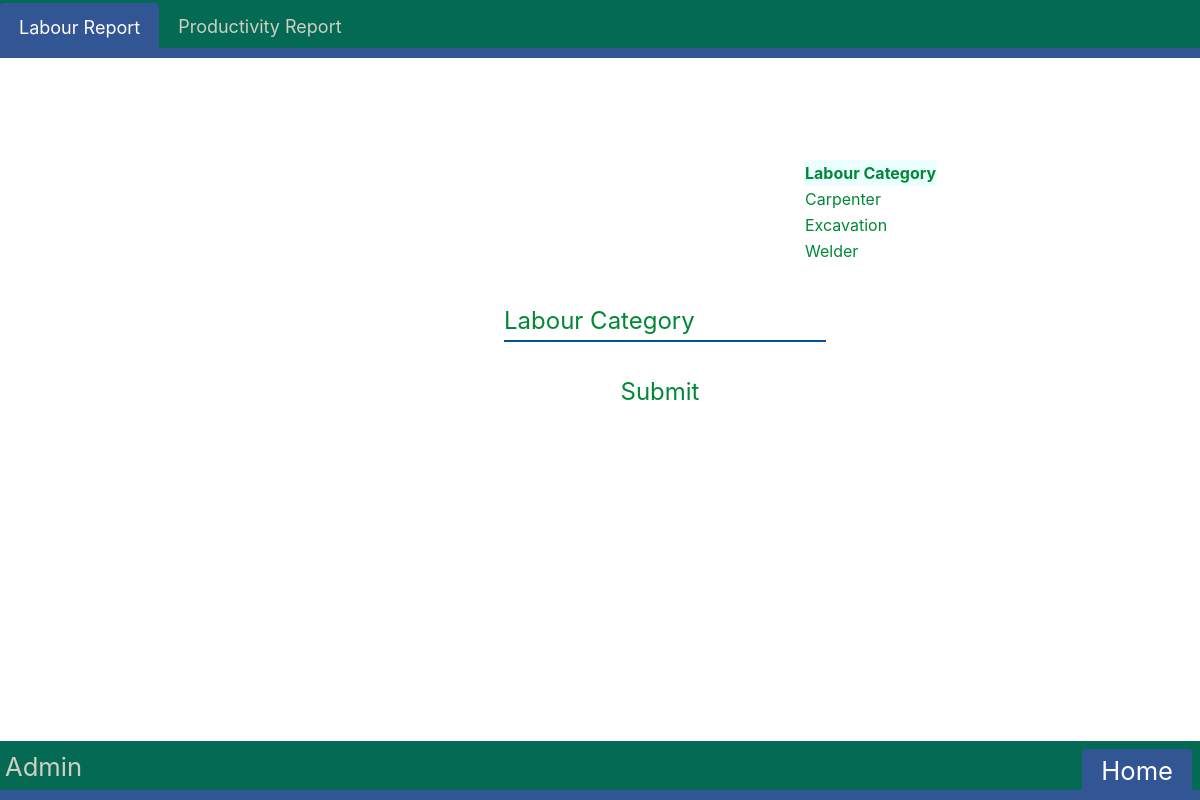
The app's page /AddLabours/ (signed in), older data.
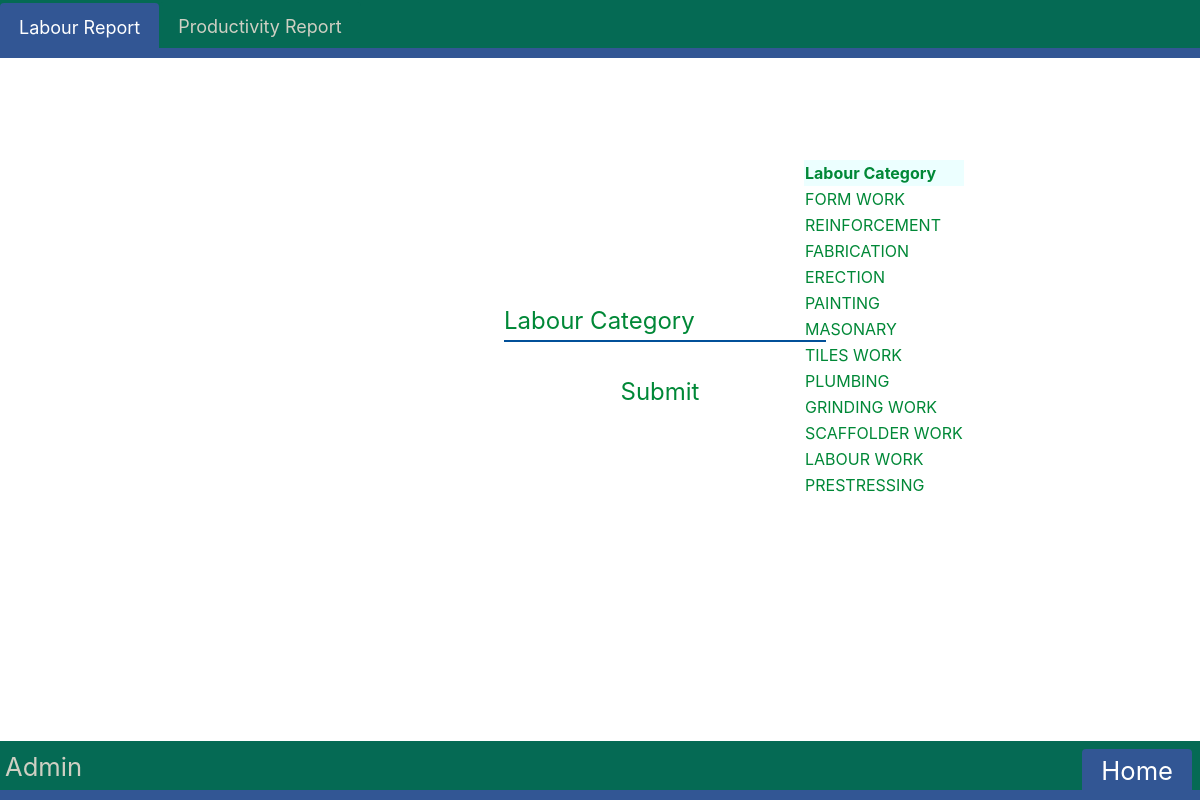
The same page, newer data.
### LabourReport/models.py (models this page shows, shortened)
class AddLabour(models.Model):
    LabourCategory=models.CharField(max_length=200, null=True)

### LabourReport/decorators.py (the view)
        def wrapper_func(request, *args, **kwargs):
            group = None
            if request.user.groups.exists():
                group = request.user.groups.all()[0].name
            if group in allowed_roles:
                return view_func(request, *args, **kwargs)
            else:
                return HttpResponse('You are not authorized to view this page')

### LabourReport/forms.py
class Add_Labour(ModelForm):
    class Meta:
        model = AddLabour
        fields = '__all__'

### LabourReport/views.py (called while the page is built)
@login_required(login_url='Login')
@allowed_users(allowed_roles=['Admin'])
def AddLabours(request):
    form=Add_Labour()
    labour_data = AddLabour.objects.all()
    if request.method == 'POST':
        form=Add_Labour(request.POST)
        if form.is_valid():
            form.save()
            return redirect('ShowLabours')
    return render(request,'LabourReport/Admin/Labour.html',{'form':form,'labour_data':labour_data})

### LabourReport/templates/LabourReport/Admin/Labour.html (shortened to what this page needs)
{% extends 'LabourReport/NavbarLR.html' %}
{% load static %}
{% block css %}
<link rel="stylesheet" href="{% static '/css/Admin/Labour.css' %}">
{% endblock %}
{% block content %}
<center>
<form  method="post" >
  <div class="input-container">
    {{form.LabourCategory}}
    <label style="z-index:-1;">Labour Category</label>
  </div>
  <input type="submit" class="submitbtn">
</form>
<div id="data">
  <table>
    <tr style="position: sticky; width:100%;top:0%;background-color: rgb(236, 255, 255);">
      <th>Labour Category</th>
    </tr>
    {% for i in labour_data %}
    <tr>
      <td>{{i.LabourCategory}}</td>
    </tr>
    {% endfor %}
  </table>
</div>
</center>
{% endblock %}
{% block bkbtn %}<a href="{% url 'HomeAdmin' %}" class="back">Home</a>{% endblock %}

Row changes from the older to the newer data that the page shows:
removed AddLabour: LabourCategory "Carpenter"
removed AddLabour: LabourCategory "Excavation"
removed AddLabour: LabourCategory "Welder"
added AddLabour: LabourCategory "FORM WORK"
added AddLabour: LabourCategory "REINFORCEMENT"
added AddLabour: LabourCategory "FABRICATION"
added AddLabour: LabourCategory "ERECTION"
added AddLabour: LabourCategory "PAINTING"
added AddLabour: LabourCategory "MASONARY"
added AddLabour: LabourCategory "TILES WORK"
added AddLabour: LabourCategory "PLUMBING"
added AddLabour: LabourCategory "GRINDING WORK"
added AddLabour: LabourCategory "SCAFFOLDER WORK"
added AddLabour: LabourCategory "LABOUR WORK"
added AddLabour: LabourCategory "PRESTRESSING"
